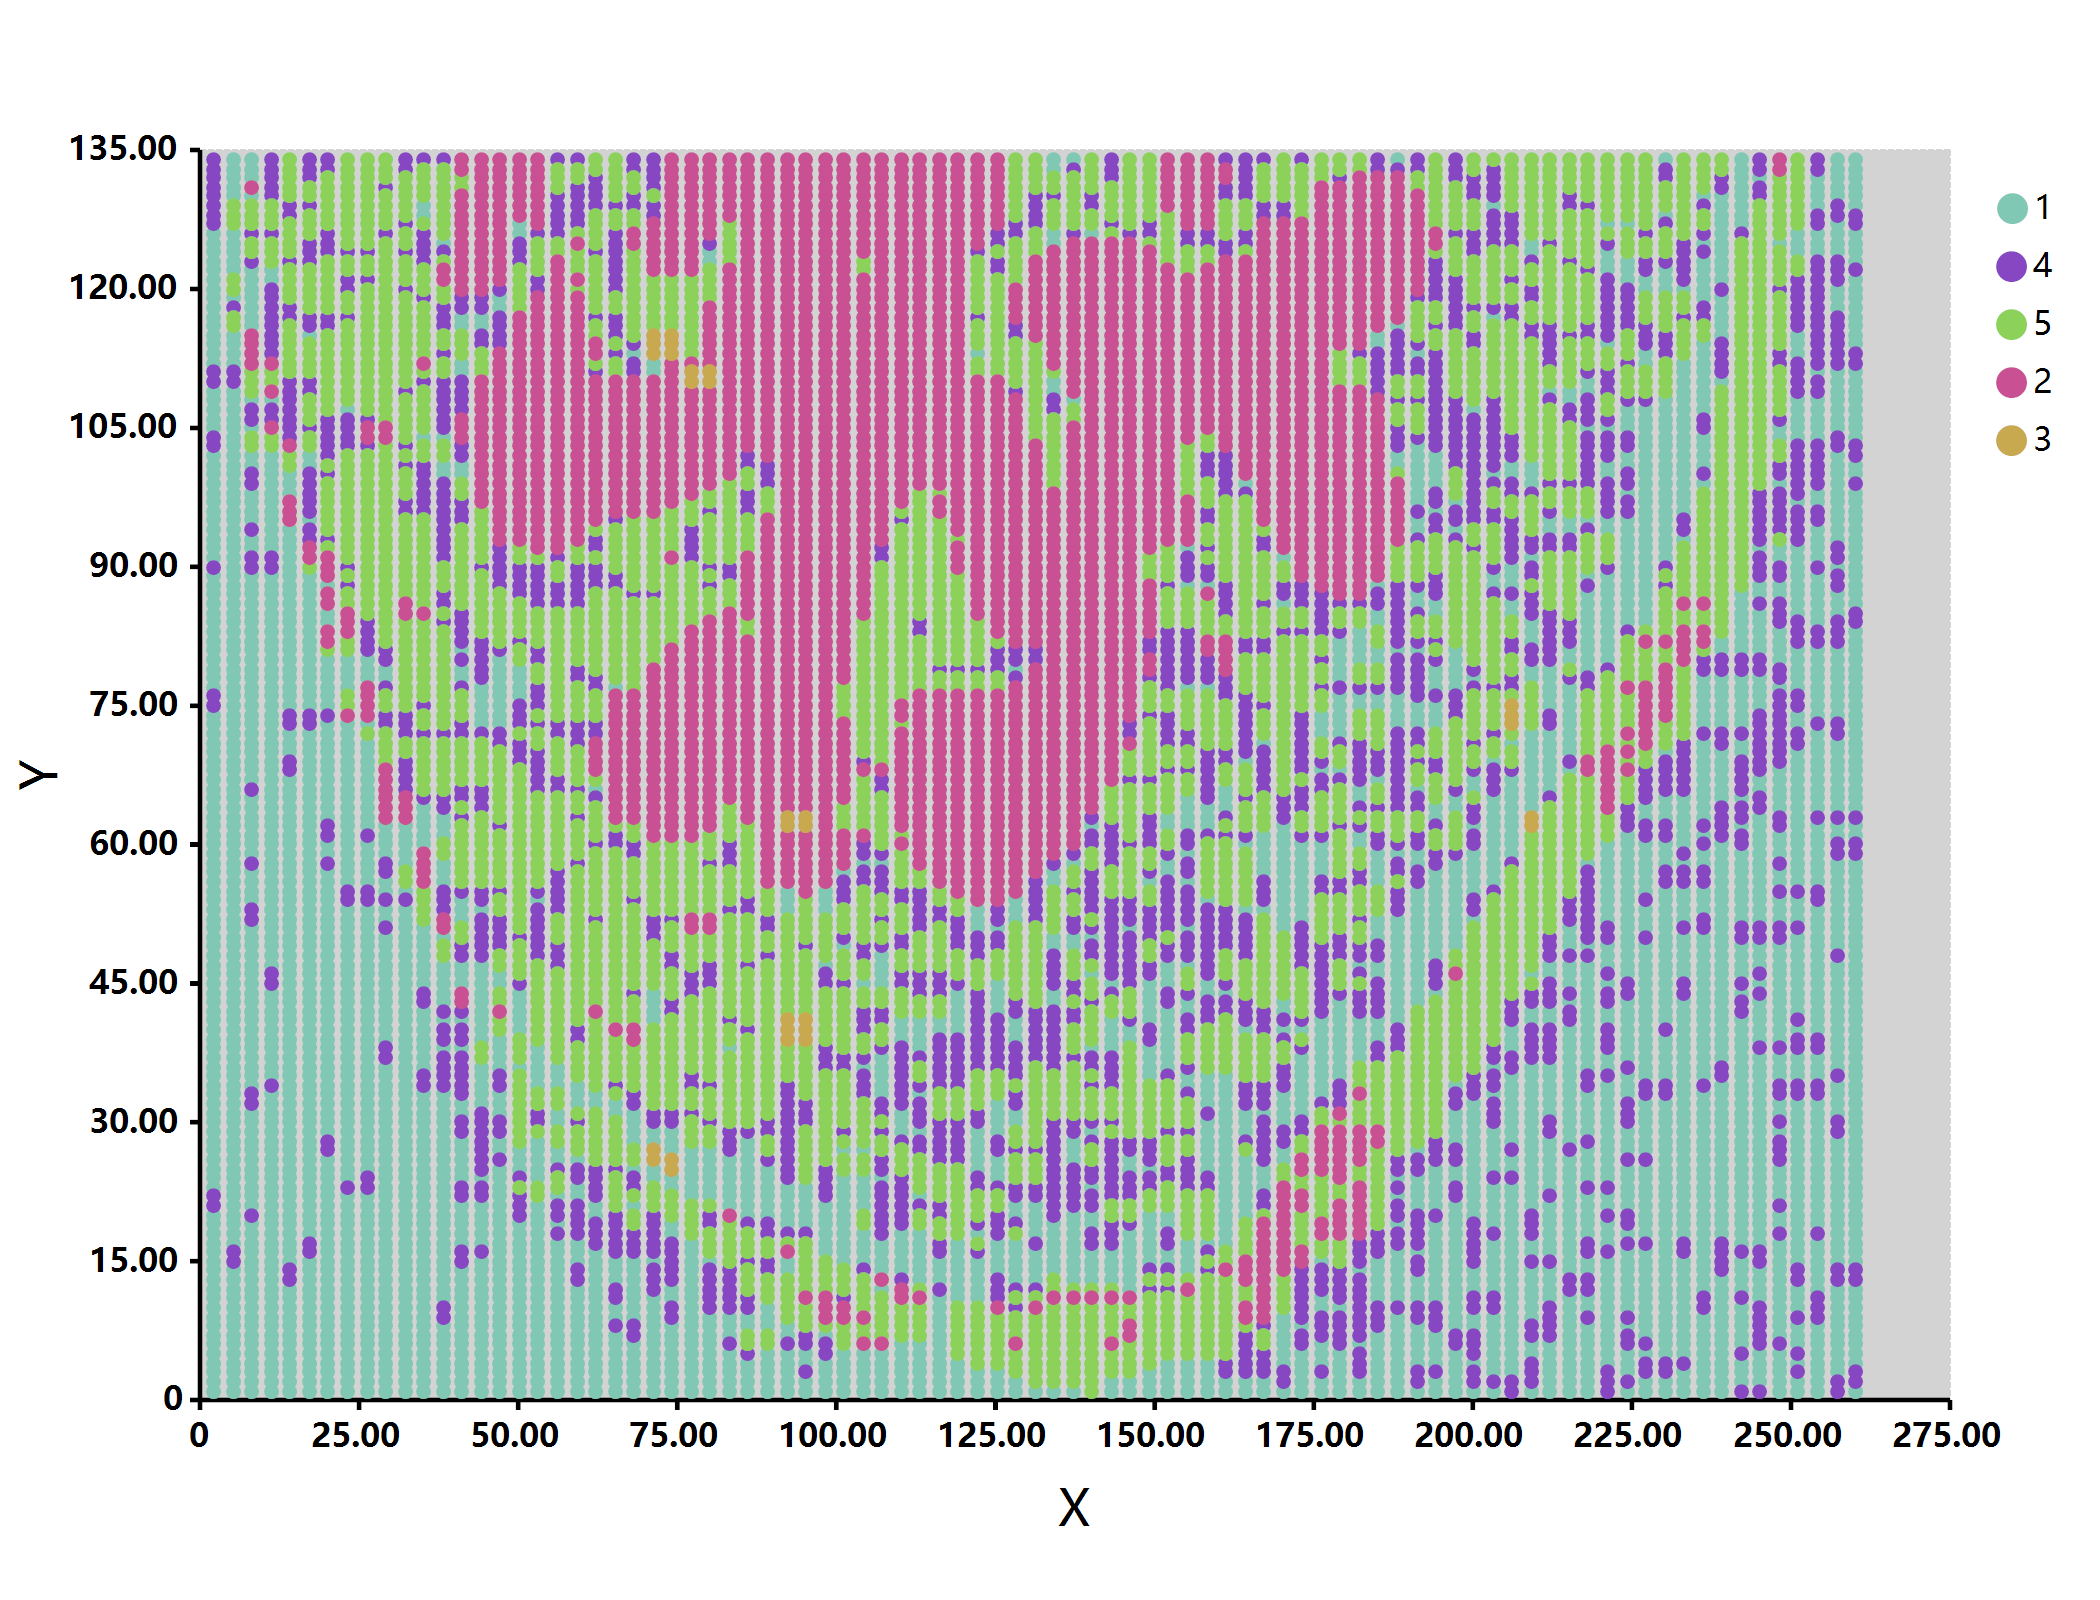

Recreate this plot in R.
imports "clustering" from "MLkit";

setwd(@dir);

let x = read.csv("../feature_regions.csv", row.names = 1, check.names = FALSE);

x[,"Cluster"] = NULL;

print(x);

let gmm = gmm(x, 5);

print(gmm.predict_proba(gmm));

x = gmm.predict_proba(gmm);

write.csv(x, file = "./cluster2.csv", row.names = TRUE);

require(ggplot);

bitmap(file = "./cluster2.png") {
    let xy = rownames(x) |> strsplit(",") |> lapply(i -> as.numeric(i));
    let xi = sapply(xy, i -> i[1]);
    let yi = sapply(xy, i -> i[2]); 

    plot(xi, yi, class = x$max);
}
